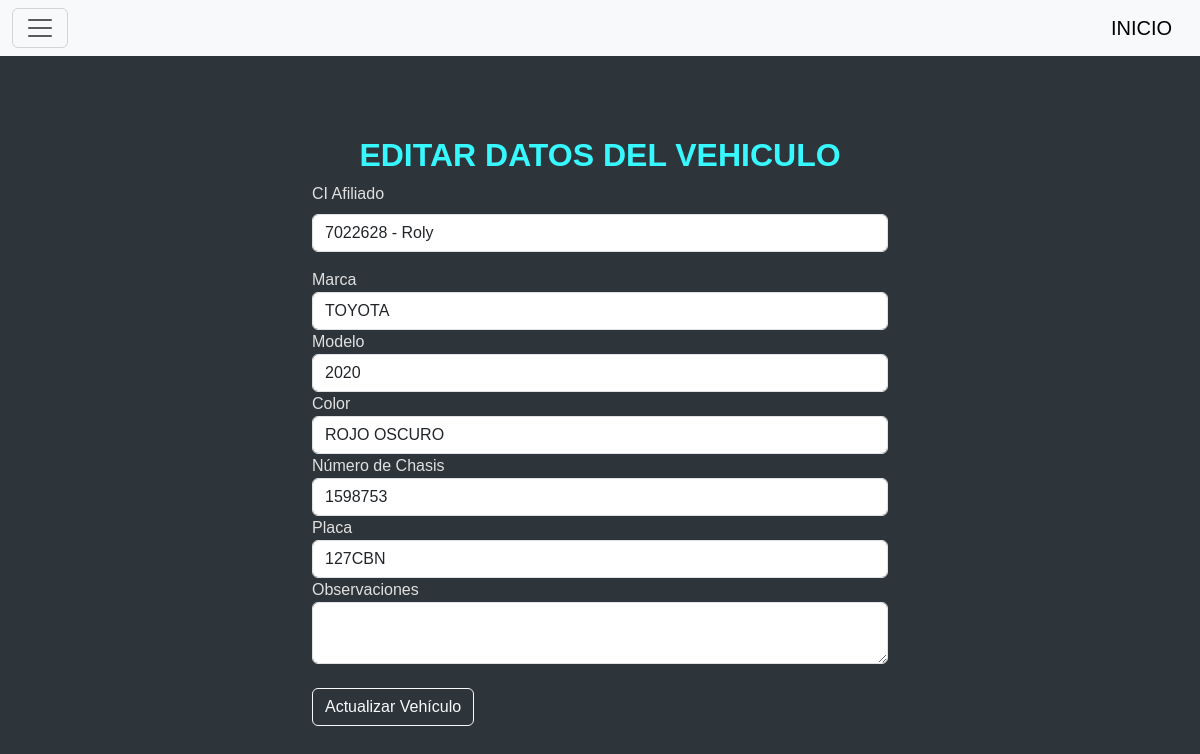
Page /editar/1 (signed in) on the committed database.
### tables this page shows
CREATE TABLE vehiculo (
            id INTEGER PRIMARY KEY AUTOINCREMENT,
            ci_afiliado INT,
            marca TEXT NOT NULL,
            modelo TEXT NOT NULL,
            color TEXT NOT NULL,
            numero_chasis TEXT UNIQUE NOT NULL,
            placa TEXT UNIQUE NOT NULL,
            observaciones TEXT,
            FOREIGN KEY (ci_afiliado) REFERENCES afiliado(ci)
        );

CREATE TABLE afiliado(
        ci INTEGER PRIMARY KEY,
        nombres TEXT NOT NULL,
        apellidos TEXT NOT NULL,
        direccion TEXT NOT NULL,
        fecha_nacimiento DATE NOT NULL,
        telefono INTEGER NOT NULL,
        fecha_incorporacion DATE NOT NULL,
        nro_licencia TEXT NOT NULL
        );

### blueprints/vehiculos/__init__.py (the view, shortened to what this page needs)
@vehiculos_bp.route("/editar/<int:id>", methods=["GET", "POST"])
def editar(id):
    if not verifica():
        return redirect(url_for('vehiculos.index'))
    conn = sqlite3.connect("star_service.db")
    conn.row_factory = sqlite3.Row
    cursor = conn.cursor()
    cursor.execute("SELECT * FROM vehiculo WHERE id = ?", (id,))
    vehiculo = cursor.fetchone()
    cursor.execute("SELECT ci, nombres FROM afiliado")
    afiliados = cursor.fetchall()
    conn.close()
    return render_template("editar.html", vehiculo=vehiculo, afiliados=afiliados)

### blueprints/vehiculos/__init__.py (called while the page is built)
def verifica():
    if 'cargo' not in session or session['cargo'] != "Administrador":
        return False
    return True

### blueprints/vehiculos/templates/editar.html (shortened to what this page needs)
{% include 'header.html' %}
<div class="container mt-5" style="max-width: 600px;">
    <h2 class="fw-bold">EDITAR DATOS DEL VEHICULO</h2>
<form action="{{ url_for('vehiculos.editar', id=vehiculo['id']) }}" method="POST">
    <div class="mb-3">
        <label for="ci_afiliado" class="form-label">CI Afiliado</label>
        <select name="ci_afiliado" class="form-control" required>
          {% for afiliado in afiliados %}
          <option value="{{ afiliado['ci'] }}" {% if vehiculo and afiliado['ci'] == vehiculo['ci_afiliado'] %}selected{% endif %}>
            {{ afiliado['ci'] }} - {{ afiliado['nombres'] }}
          </option>
          {% endfor %}
        </select>
      </div>
    <div class="form-group">
        <label for="marca">Marca</label>
        <input type="text" class="form-control" name="marca" value="{{ vehiculo['marca'] }}" required>
    </div>
    <div class="form-group">
        <label for="modelo">Modelo</label>
        <input type="text" class="form-control" name="modelo" value="{{ vehiculo['modelo'] }}" required>
    </div>
    <div class="form-group">
        <label for="color">Color</label>
        <input type="text" class="form-control" name="color" value="{{ vehiculo['color'] }}" required>
    </div>
    <div class="form-group">
        <label for="numero_chasis">Número de Chasis</label>
        <input type="text" class="form-control" name="numero_chasis" value="{{ vehiculo['numero_chasis'] }}" required>
    </div>
    <div class="form-group">
        <label for="placa">Placa</label>
        <input type="text" class="form-control" name="placa" value="{{ vehiculo['placa'] }}" required>
    </div>
    <div class="form-group">
        <label for="observaciones">Observaciones</label>
        <textarea class="form-control" name="observaciones">{{ vehiculo['observaciones'] }}</textarea>
    </div>
    <BR>
    <button type="submit" class="btn btn-outline-light">Actualizar Vehículo</button>
</form>
{% include 'footer.html' %}

### templates/header.html (style rules this page uses)
body { font-family: sans-serif; margin: 40px; background-color: #2e353a; color: #e0e0e0; }
h2 { text-align: center; color: #37f8ff; }

### rows in the picture
vehiculo: ci_afiliado "7022628 - Roly", marca "TOYOTA", modelo "2020", color "ROJO OSCURO", numero_chasis "1598753", placa "127CBN"
